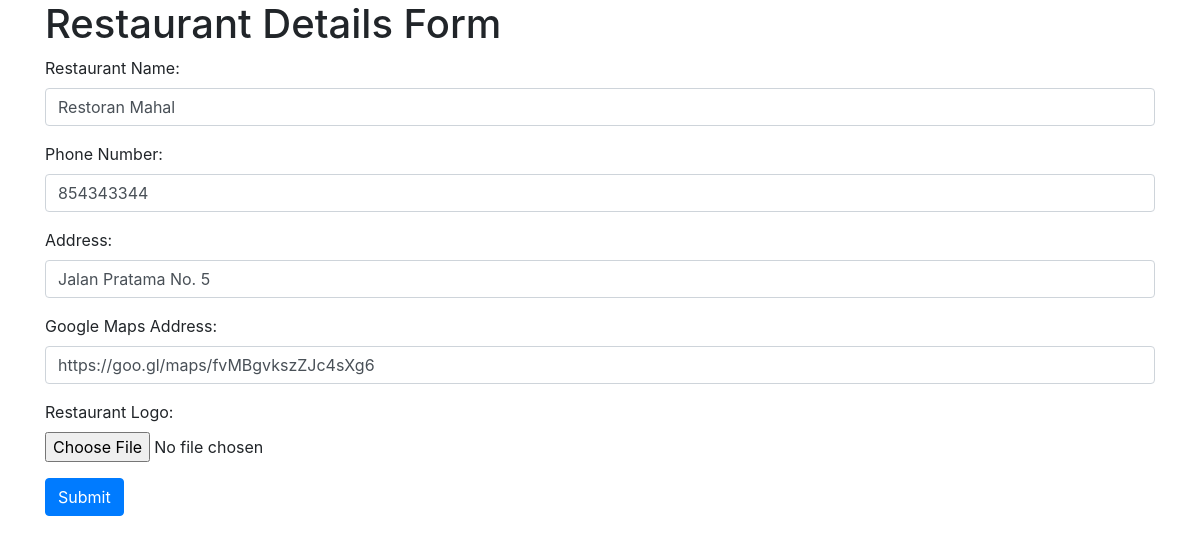
Screenshot of /user/restaurant.php (signed in) with the database file from the repository.
### tables this page shows
CREATE TABLE `restoran` (
  `res_id` int(20) NOT NULL,
  `res_name` varchar(40) NOT NULL,
  `notelp` int(20) NOT NULL,
  `address` varchar(255) NOT NULL,
  `site_address` varchar(255) NOT NULL,
  `res_logo` varchar(255) NOT NULL,
  `user_id` int(11) DEFAULT NULL
);

### config/config.php (called while the page is built, shortened)
<?php
$host = 'localhost';
$user = 'root';
$password = '';
$dbname = 'manacul';
$conn = mysqli_connect($host, $user, $password, $dbname);
function query($query)
{
    global $conn;
    $result = mysqli_query($conn, $query);
    $rows = [];
    while ($row = mysqli_fetch_assoc($result)) {
        $rows[] = $row;
    }
    return $rows;
}

### user/restaurant.php (the view, shortened to what this page needs)
<?php
require_once '../config/config.php';
$id = $_SESSION["user"];
$resto = query("SELECT * FROM restoran WHERE user_id = $id")[0];
?>
<!DOCTYPE html>
<html lang="en">
<head>
  <link rel="stylesheet" type="text/css" href="../css/user2.css" />
  <link rel="stylesheet" type="text/css" href="https://stackpath.bootstrapcdn.com/bootstrap/4.5.2/css/bootstrap.min.css" />
</head>
<body>
  <div class="container">
    <h1>Restaurant Details Form</h1>
    <form id="profileForm" onsubmit="updateResto(event)" method="post" action="" enctype="multipart/form-data">
      <div class="form-group">
        <label for="restaurant_name">Restaurant Name:</label>
        <input type="text" class="form-control" id="res_name" name="res_name" value="<?= $resto["res_name"]; ?>"/>
      </div>
      <div class="form-group">
        <label for="phone_number">Phone Number:</label>
        <input type="number" class="form-control" id="notelp" name="notelp" value="<?= $resto["notelp"]; ?>"/>
      </div>
      <div class="form-group">
        <label for="address">Address:</label>
        <input type="text" class="form-control" id="address" name="address" value="<?= $resto["address"]; ?>"/>
      </div>
      <div class="form-group">
        <label for="google_site_address">Google Maps Address:</label>
        <input type="text" class="form-control" id="site_address" name="site_address" value="<?= $resto["site_address"]; ?>"/>
      </div>
      <div class="form-group">
        <label for="restaurant_logo">Restaurant Logo:</label>
        <input type="file" class="form-control-file" id="res_logo" name="res_logo">
      </div>
      <button type="submit" class="btn btn-primary" id="updateRes" name="updateRes">Submit</button>
    </form>
  </div>
</body>
</html>

### rows the page displays
restoran: res_name "Restoran Mahal", notelp "854343344", address "Jalan Pratama No. 5", site_address "https://goo.gl/maps/fvMBgvkszZJc4sXg6"
